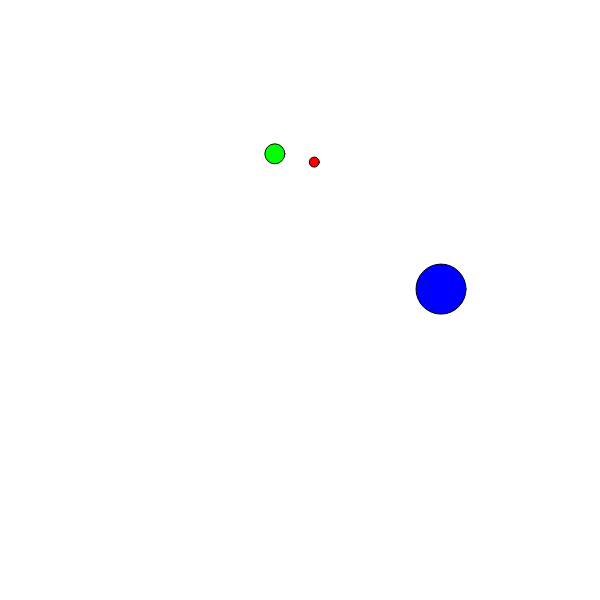
Frame 1 (no input)
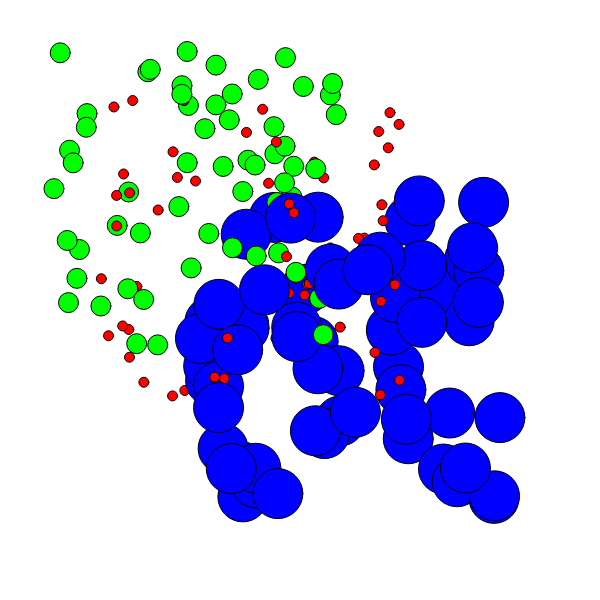
Frame 60 (no input)
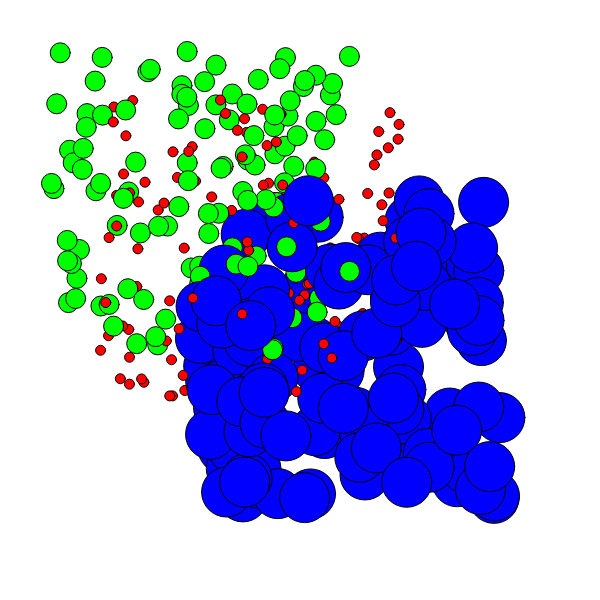
Frame 120 (the mouse pressed at the canvas centre since frame 60)

The p5.js sketch that drew these frames (run headless with seeded random() and noise() and a simulated clock; from frame 60 on, the mouse is pressed at the canvas centre):

// p5.js sketch
// ── sketch.js
var ball1 = new Ball(0, 0, 10, 'red');
var ball2 = new Ball(-50, -50, 20, 'green');
var ball3 = new Ball(100, 100, 50, 'blue');


function setup() {
    createCanvas(600, 600);

}

function draw() {
    //background(200);
    ball1.move();
    ball1.display();

    ball2.move();
    ball2.display();

    ball3.move();
    ball3.display();
}

// Object constructor , blueprint of a house
function Ball(x, y, size, colour) {
    this.x = x; // property of x
    this.y = y; // property of y
    this.size = size; // property of size


    // move methods
    this.move = function () {
        this.x = x + random(100, 400);
        this.y = y + random(100, 400);
    }

    // display methods

    this.display = function () {
        if (colour == 'red') {
            r = 255;
            g = 0;
            b = 0;
        } else if (colour == 'green') {
            r = 0;
            g = 255;
            b = 0;

        } else if (colour == 'blue') {
            r = 0;
            g = 0;
            b = 255;
        }
        fill(r, g, b);
        ellipse(this.x, this.y, this.size, this.size);
    }

}
